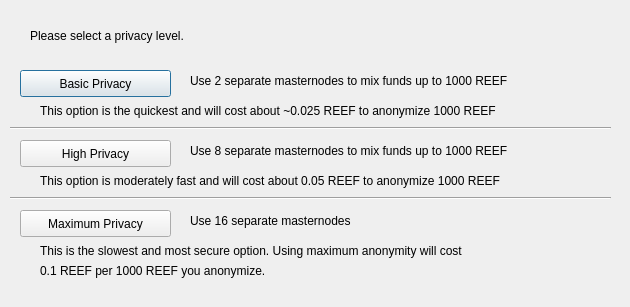
<?xml version="1.0" encoding="UTF-8"?>
<ui version="4.0">
 <class>DarksendConfig</class>
 <widget class="QDialog" name="DarksendConfig">
  <property name="geometry">
   <rect>
    <x>0</x>
    <y>0</y>
    <width>630</width>
    <height>307</height>
   </rect>
  </property>
  <property name="windowTitle">
   <string>Configure PrivateSend</string>
  </property>
  <widget class="QPushButton" name="buttonBasic">
   <property name="geometry">
    <rect>
     <x>20</x>
     <y>70</y>
     <width>151</width>
     <height>27</height>
    </rect>
   </property>
   <property name="text">
    <string>Basic Privacy</string>
   </property>
  </widget>
  <widget class="QPushButton" name="buttonHigh">
   <property name="geometry">
    <rect>
     <x>20</x>
     <y>140</y>
     <width>151</width>
     <height>27</height>
    </rect>
   </property>
   <property name="text">
    <string>High Privacy</string>
   </property>
  </widget>
  <widget class="QPushButton" name="buttonMax">
   <property name="geometry">
    <rect>
     <x>20</x>
     <y>210</y>
     <width>151</width>
     <height>27</height>
    </rect>
   </property>
   <property name="text">
    <string>Maximum Privacy</string>
   </property>
  </widget>
  <widget class="QLabel" name="label">
   <property name="geometry">
    <rect>
     <x>30</x>
     <y>20</y>
     <width>571</width>
     <height>31</height>
    </rect>
   </property>
   <property name="text">
    <string>Please select a privacy level.</string>
   </property>
  </widget>
  <widget class="QLabel" name="label_2">
   <property name="geometry">
    <rect>
     <x>190</x>
     <y>70</y>
     <width>421</width>
     <height>21</height>
    </rect>
   </property>
   <property name="text">
    <string>Use 2 separate masternodes to mix funds up to 1000 REEF</string>
   </property>
  </widget>
  <widget class="QLabel" name="label_3">
   <property name="geometry">
    <rect>
     <x>190</x>
     <y>140</y>
     <width>411</width>
     <height>21</height>
    </rect>
   </property>
   <property name="text">
    <string>Use 8 separate masternodes to mix funds up to 1000 REEF</string>
   </property>
  </widget>
  <widget class="QLabel" name="label_4">
   <property name="geometry">
    <rect>
     <x>190</x>
     <y>210</y>
     <width>421</width>
     <height>21</height>
    </rect>
   </property>
   <property name="text">
    <string>Use 16 separate masternodes</string>
   </property>
  </widget>
  <widget class="QLabel" name="label_6">
   <property name="geometry">
    <rect>
     <x>40</x>
     <y>100</y>
     <width>561</width>
     <height>21</height>
    </rect>
   </property>
   <property name="text">
    <string>This option is the quickest and will cost about ~0.025 REEF to anonymize 1000 REEF</string>
   </property>
  </widget>
  <widget class="QLabel" name="label_7">
   <property name="geometry">
    <rect>
     <x>40</x>
     <y>170</y>
     <width>561</width>
     <height>21</height>
    </rect>
   </property>
   <property name="text">
    <string>This option is moderately fast and will cost about 0.05 REEF to anonymize 1000 REEF</string>
   </property>
  </widget>
  <widget class="QLabel" name="label_8">
   <property name="geometry">
    <rect>
     <x>40</x>
     <y>240</y>
     <width>561</width>
     <height>21</height>
    </rect>
   </property>
   <property name="text">
    <string>This is the slowest and most secure option. Using maximum anonymity will cost</string>
   </property>
  </widget>
  <widget class="QLabel" name="label_9">
   <property name="geometry">
    <rect>
     <x>40</x>
     <y>260</y>
     <width>561</width>
     <height>21</height>
    </rect>
   </property>
   <property name="text">
    <string>0.1 REEF per 1000 REEF you anonymize.</string>
   </property>
  </widget>
  <widget class="Line" name="line">
   <property name="geometry">
    <rect>
     <x>10</x>
     <y>120</y>
     <width>601</width>
     <height>16</height>
    </rect>
   </property>
   <property name="orientation">
    <enum>Qt::Horizontal</enum>
   </property>
  </widget>
  <widget class="Line" name="line_2">
   <property name="geometry">
    <rect>
     <x>10</x>
     <y>190</y>
     <width>601</width>
     <height>16</height>
    </rect>
   </property>
   <property name="orientation">
    <enum>Qt::Horizontal</enum>
   </property>
  </widget>
 </widget>
 <resources/>
 <connections/>
</ui>
